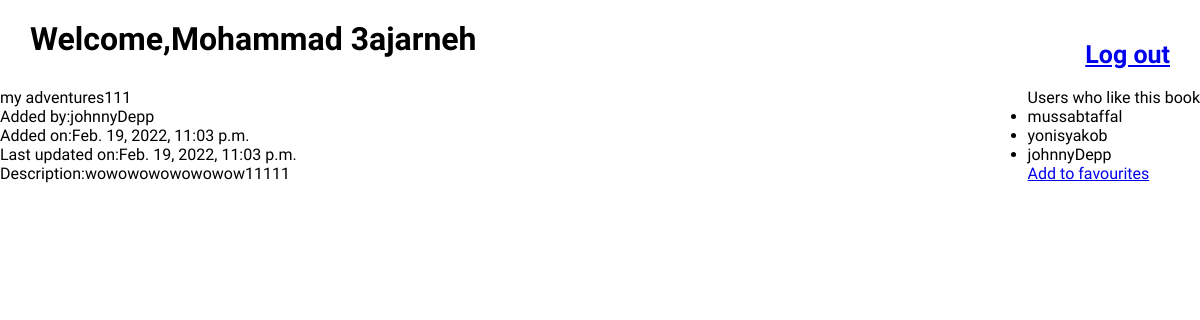
/books/24 (signed in), run on the app's committed database.
### fav_books_app/models.py (models this page shows)
class User(models.Model):
    first_name = models.CharField(max_length=255)
    last_name = models.CharField(max_length=255)
    email=models.CharField(max_length=255)
    password=models.CharField(max_length=255)
    created_at = models.DateTimeField(auto_now_add=True)
    updated_at = models.DateTimeField(auto_now=True)
    objects=UserManager()

class Book(models.Model):
    title = models.CharField(max_length=255)
    desc=models.TextField(null=True)
    created_at = models.DateTimeField(auto_now_add=True)
    updated_at = models.DateTimeField(auto_now=True)
    uploaded_by = models.ForeignKey(User, related_name="books_uploaded", on_delete = models.CASCADE)
    users_who_like = models.ManyToManyField(User, related_name="liked_books")
    objects=BookManager()

### fav_books_app/views.py (the view)
# urls.py: path('books/<int:book_id>', views.edit_show_book ),
def edit_show_book(request , book_id ):
    this_user=User.objects.get(id=request.session['user_id'])
    this_book=Book.objects.get(id=book_id)
    book_uploader=this_book.uploaded_by.id
    user_like_book=this_book.users_who_like.all()
    if book_uploader==this_user.id:
        print(user_like_book)
        context={"books":this_book,
            "current_user":this_user,
            "liked_by":user_like_book,}
        return render(request,'edit_book.html',context)
    else:
        print(user_like_book)
        context={"books":this_book,
            "current_user":this_user,
            "liked_by":user_like_book}
        return render(request,'show_book.html',context)

### fav_books_app/templates/show_book.html (shortened to what this page needs)
<!DOCTYPE html>
<html lang="en">
<head>
    {% load static  %}
    <link rel="stylesheet" href="{% static 'css/style.css' %}">
</head>
<body>
    <div style="display: flex;justify-content: space-between;" class="welcome">
        <h1 style="margin-left: 30px;">Welcome,{{current_user.first_name}} {{current_user.last_name }} </h1>
        <a style="font-size: 25px;font-weight: 600;margin-right: 30px;" href="/clear">Log out</a>
    </div>
    <div style="display: flex;justify-content: space-between;" class="show_details">
        <div class="book_details">
            <p>{{books.title}}</p>
            <p>Added by:{{books.uploaded_by.first_name}}{{books.uploaded_by.last_name}}</p>
            <p>Added on:{{books.created_at}}</p>
            <p>Last updated on:{{books.updated_at}}</p>
            <p>Description:{{books.desc}}</p>
        </div>
        <div class="liked_by">
            <p>Users who like this book</p>
            <ul>{%for like in liked_by %}
                <li>{{like.first_name}}{{like.last_name}}</li>
                {% endfor%}
                {% if  like.id != current_user.id    %}
                <a href="/favourites/{{books.id}}/{{current_user.id}}">Add to favourites</a>
                {% endif %}
            </ul>
        </div>
    </div>
</body>
</html>

### fav_books_app/static/css/style.css (style rules this page uses)
* { margin: 0;padding: 0; }
body { font-family: 'Balsamiq Sans', cursive; }
.welcome { display: flex;justify-content: space-between;align-items: center;margin-top: 20px; }
h1 , h2 { margin-bottom: 30px; }

### data on the page
User: first_name "Mohammad", last_name "3ajarneh"
Book: title "my adventures111", uploaded_by.first_name "johnny", uploaded_by.last_name "Depp", created_at "Feb. 19, 2022, 11:03 p.m.", updated_at "Feb. 19, 2022, 11:03 p.m.", desc "wowowowowowowow11111"
User: first_name "mussab", last_name "taffal"
User: first_name "yonis", last_name "yakob"
User: first_name "johnny", last_name "Depp"
